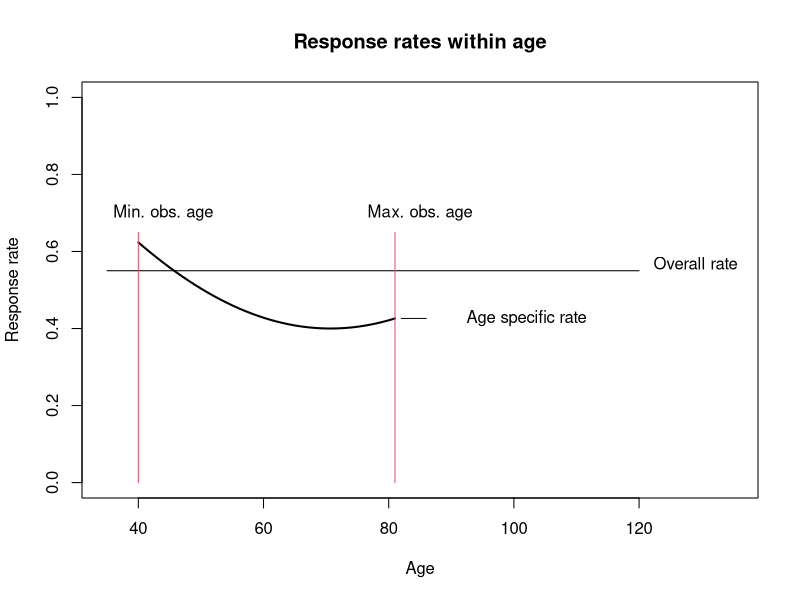
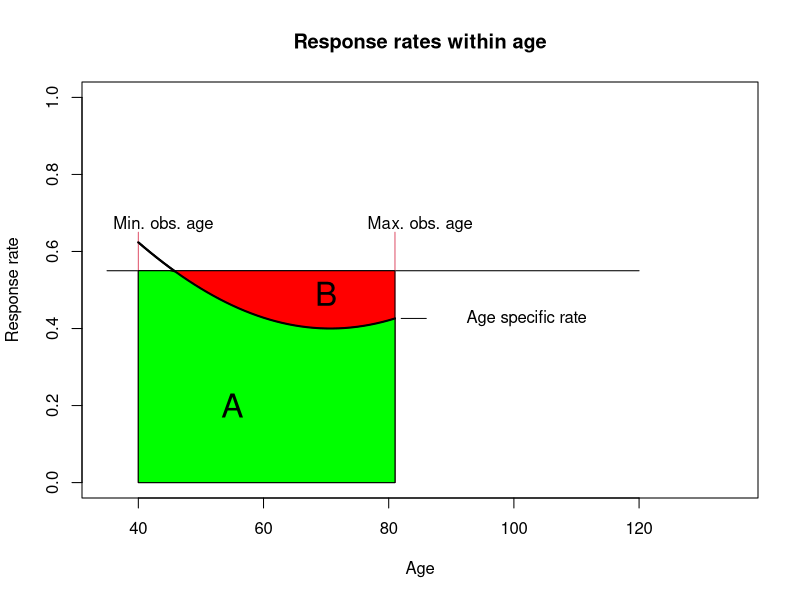
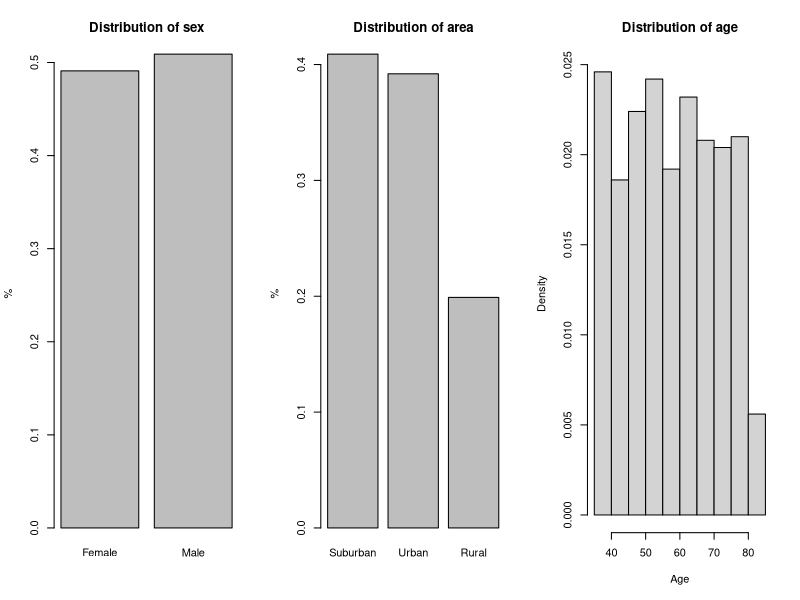
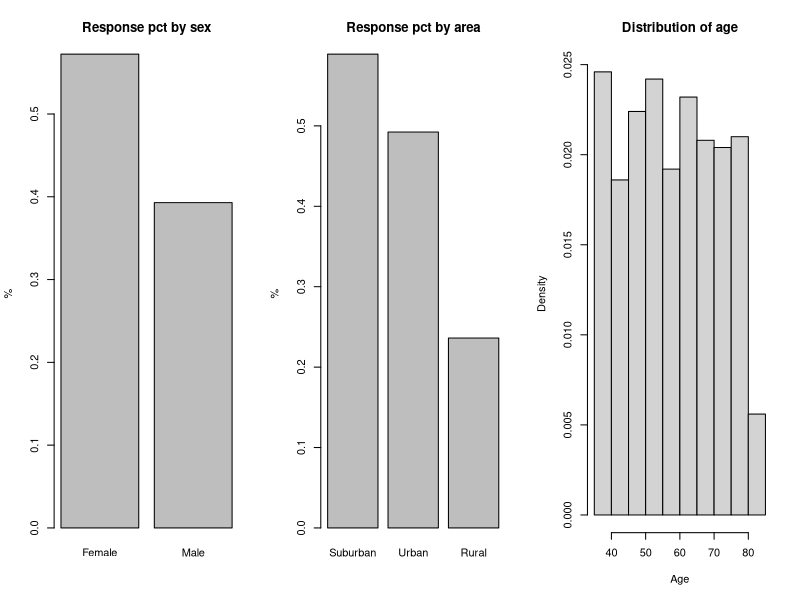

Source code (R) for these figures, in order:
## ---- chunk 1
knitr::opts_chunk$set(echo = TRUE)
library(data.table)
## ---- chunk 2
obs_age <- seq(from=40,to=81,by=1)
pot_age <- seq(from=35,to=120,by=1)
overall_rate <- 0.55
age_specific_rate <- -sin(obs_age/45)+1.4

plot(x=pot_age,y=rep(overall_rate,length(pot_age)),type="l",ylim=c(0,1),xlim=c(min(pot_age),max(pot_age)+15),xlab="Age",ylab="Response rate",main="Response rates within age")

text(x=129,y=0.57,"Overall rate")

lines(y=age_specific_rate,x=obs_age,col=9,lwd=2)
lines(y=rep(age_specific_rate[length(obs_age)],10),x=seq(from=max(obs_age)+1,to=max(obs_age)+5,length=10))
text(y=age_specific_rate[length(obs_age)],x=102,"Age specific rate")

lines(x=rep(40,10),y=seq(from=0,to=0.65,length=10),col=2)
text(x=min(obs_age)+4,y=0.7,"Min. obs. age")

lines(x=rep(max(obs_age),10),y=seq(from=0,to=0.65,length=10),col=2)
text(x=max(obs_age)+4,y=0.7,"Max. obs. age")
## ---- chunk 3
obs_age <- seq(from=40,to=81,by=1)
pot_age <- seq(from=35,to=120,by=1)
overall_rate <- 0.55
age_specific_rate <- -sin(obs_age/45)+1.4
plot(x=pot_age,y=rep(overall_rate,length(pot_age)),type="l",ylim=c(0,1),xlim=c(min(pot_age),max(pot_age)+15),xlab="Age",ylab="Response rate",main="Response rates within age")


lines(y=age_specific_rate,x=obs_age,col=9,lwd=2)
lines(y=rep(age_specific_rate[length(obs_age)],10),x=seq(from=max(obs_age)+1,to=max(obs_age)+5,length=10))
text(y=age_specific_rate[length(obs_age)],x=102,"Age specific rate")
lines(x=rep(40,10),y=seq(from=0,to=0.65,length=10),col=2)
text(x=min(obs_age)+4,y=0.67,"Min. obs. age")

lines(x=rep(max(obs_age),10),y=seq(from=0,to=0.65,length=10),col=2)
text(x=max(obs_age)+4,y=0.67,"Max. obs. age")


polygon(c(min(obs_age), max(obs_age), max(obs_age),min(obs_age)), c(0, 0,0.55,0.55), col="red")

polygon(c(obs_age, max(obs_age), 40), 
        c(ifelse(-sin(obs_age/45)+1.4>0.55,0.55,-sin(obs_age/45)+1.4), 0,0 ), col="green")

text(55,0.2,"A",cex=2)
text(70,0.49,"B",cex=2)
lines(y=age_specific_rate,x=obs_age,col=9,lwd=2)
## ---- chunk 4
n <- 1000
df <- data.frame(matrix(0,nrow=n,ncol=4))
setDT(df)
#Assign half of the records as male and female
df[,2] <- ifelse(rbinom(n,1,0.5) == 1, "Male","Female")

#Assign 20 percent of the records as living in the rural area, 40 percent in suburban and 40 in urban
df[,3] <- ifelse(rbinom(n,1,0.2)==1,"Rural",ifelse(rbinom(n,1,0.5),"Suburban","Urban"))

#Assign ages randomly from a uniform distribution
df[,4] <- round(runif(n,min=35,max=82),0)

colnames(df) <- c("Response","Sex","Area","Age")

p1 <- (unlist(df[,.N,by=Sex][,2]))/n
names(p1) <- unlist(df[,.N,by=Sex][,1])
p2 <- (unlist(df[,.N,by=Area][,2]))/n
names(p2) <- unlist(df[,.N,by=Area][,1])
par(mfrow=c(1,3))
barplot(p1,main="Distribution of sex",ylab="%")
barplot(p2,main="Distribution of area",ylab="%")
hist(unlist(df[,"Age"]),main="Distribution of age",prob=TRUE,xlab="Age")
## ---- chunk 5
options(width = 300)
df[Sex=="Male" & Area=="Rural"][,1] <- rbinom(dim(df[Sex=="Male" & Area=="Rural"][,1])[1],1,0.2)
df[Sex=="Male" & Area=="Suburban"][,1] <- rbinom(dim(df[Sex=="Male" & Area=="Suburban"][,1])[1],1,0.5)
df[Sex=="Male" & Area=="Urban"][,1] <- rbinom(dim(df[Sex=="Male" & Area=="Urban"][,1])[1],1,0.4)
df[Sex=="Female" & Area=="Rural"][,1] <- rbinom(dim(df[Sex=="Female" & Area=="Rural"][,1])[1],1,0.4)
df[Sex=="Female" & Area=="Suburban"][,1] <- rbinom(dim(df[Sex=="Female" & Area=="Suburban"][,1])[1],1,0.7)
df[Sex=="Female" & Area=="Urban"][,1] <- rbinom(dim(df[Sex=="Female" & Area=="Urban"][,1])[1],1,0.6)

p1 <- (unlist(df[,mean(Response),by=Sex][,2]))
names(p1) <- unlist(df[,mean(Response),by=Sex][,1])

p2 <- (unlist(df[,mean(Response),by=Area][,2]))
names(p2) <- unlist(df[,mean(Response),by=Area][,1])

p3 <- (unlist(df[,mean(Response),by=Age][,2]))
names(p3) <- unlist(df[,mean(Response),by=Age][,1])

par(mfrow=c(1,3))
barplot(p1,main="Response pct by sex",ylab="%")
barplot(p2,main="Response pct by area",ylab="%")
hist(unlist(df[,"Age"]),main="Distribution of age",prob=TRUE,xlab="Age")
## ---- chunk 6
seq_rep <- 1+sum(apply(df[,mean(Response),by=Sex],1,function(x){ifelse(as.numeric(x[2])<df[,mean(Response)],as.numeric(x[2])-df[,mean(Response)],0)}))/df[,mean(Response)]
area_rep <- 1+sum(apply(df[,mean(Response),by=Area],1,function(x){ifelse(as.numeric(x[2])<df[,mean(Response)],as.numeric(x[2])-df[,mean(Response)],0)}))/df[,mean(Response)]
p_age <- Vectorize(function(a){
sum(df[Age==a,Response])/nrow(df[Age==a])
})
age_rep <- 1+sum(ifelse(p_age(sort(unlist(unique(df[,"Age"]))))<df[,mean(Response)],p_age(sort(unlist(unique(df[,"Age"]))))-df[,mean(Response)],0))/(df[,mean(Response)]*(max(unlist(unique(df[,"Age"])))-min(unlist(unique(df[,"Age"])))))


sex_rep <- 1+sum(apply(df[,mean(Response),by=Sex],1,function(x){ifelse(as.numeric(x[2])<df[,mean(Response)],as.numeric(x[2])-df[,mean(Response)],0)}))/df[,mean(Response)]
area_rep <- 1+sum(apply(df[,mean(Response),by=Area],1,function(x){ifelse(as.numeric(x[2])<df[,mean(Response)],as.numeric(x[2])-df[,mean(Response)],0)}))/df[,mean(Response)]

p_age <- Vectorize(function(a){
sum(df[Age==a,Response])/nrow(df[Age==a])
})
age_rep <- 1+sum(ifelse(p_age(sort(unlist(unique(df[,"Age"]))))<df[,mean(Response)],p_age(sort(unlist(unique(df[,"Age"]))))-df[,mean(Response)],0))/(df[,mean(Response)]*(max(unlist(unique(df[,"Age"])))-min(unlist(unique(df[,"Age"])))))


print(list("Representativity Sex"=round(sex_rep,4),
     "Representativity Area" = round(area_rep,4),
     "Representativity Age"=round(age_rep,4)))
## ---- chunk 7
mean(c(sex_rep,area_rep,age_rep))
